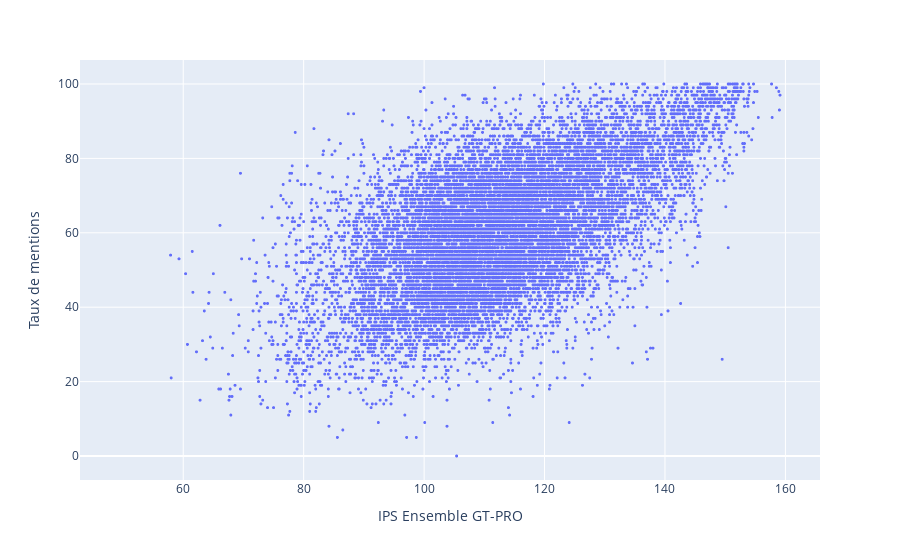

Here is the notebook cell this chart was saved with:
### Code cell
fig = px.scatter(ips_res_df, x="IPS Ensemble GT-PRO", y="Taux de mentions", size_max=0.1)
fig.update_traces(marker={'size': 3})  
fig.show()

### Figure 1 — Plotly figure (JSON) as saved in the notebook; plotly's stock layout.template omitted (floating-point values rounded to 4 significant figures; data arrays with more than 128 entries replaced by an {"elided": "..."} marker saying what was removed)
{"data": [{"hovertemplate": "IPS Ensemble GT-PRO=%{x}<br>Taux de mentions=%{y}<extra></extra>", "legendgroup": "", "marker": {"color": "#636efa", "size": 3, "symbol": "circle"}, "mode": "markers", "name": "", "showlegend": false, "type": "scattergl", "x": {"elided": "21777 float values"}, "xaxis": "x", "y": {"elided": "21777 int values"}, "yaxis": "y"}], "layout": {"legend": {"tracegroupgap": 0}, "margin": {"t": 60}, "xaxis": {"anchor": "y", "domain": [0, 1], "title": {"text": "IPS Ensemble GT-PRO"}}, "yaxis": {"anchor": "x", "domain": [0, 1], "title": {"text": "Taux de mentions"}}}}
